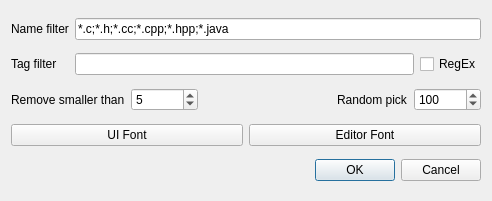
<?xml version="1.0" encoding="UTF-8"?>
<ui version="4.0">
 <class>DlgSettings</class>
 <widget class="QDialog" name="DlgSettings">
  <property name="geometry">
   <rect>
    <x>0</x>
    <y>0</y>
    <width>492</width>
    <height>201</height>
   </rect>
  </property>
  <property name="windowTitle">
   <string>Settings</string>
  </property>
  <layout class="QGridLayout" name="gridLayout">
   <item row="0" column="0">
    <widget class="QLabel" name="label">
     <property name="text">
      <string>Name filter</string>
     </property>
    </widget>
   </item>
   <item row="0" column="1">
    <widget class="QLineEdit" name="leNameFilter">
     <property name="text">
      <string>*.c;*.h;*.cc;*.cpp;*.hpp;*.java</string>
     </property>
    </widget>
   </item>
   <item row="1" column="0">
    <widget class="QLabel" name="label_2">
     <property name="text">
      <string>Tag filter</string>
     </property>
    </widget>
   </item>
   <item row="1" column="1">
    <layout class="QHBoxLayout" name="horizontalLayout">
     <item>
      <widget class="QLineEdit" name="leTagFilter"/>
     </item>
     <item>
      <widget class="QCheckBox" name="cbRegEx">
       <property name="text">
        <string>RegEx</string>
       </property>
      </widget>
     </item>
    </layout>
   </item>
   <item row="2" column="0" colspan="2">
    <layout class="QHBoxLayout" name="horizontalLayout_3">
     <item>
      <widget class="QLabel" name="label_4">
       <property name="text">
        <string>Remove smaller than</string>
       </property>
      </widget>
     </item>
     <item>
      <widget class="QSpinBox" name="sbRemoveSmallSize">
       <property name="maximum">
        <number>999999</number>
       </property>
       <property name="value">
        <number>5</number>
       </property>
      </widget>
     </item>
     <item>
      <spacer name="horizontalSpacer">
       <property name="orientation">
        <enum>Qt::Horizontal</enum>
       </property>
       <property name="sizeHint" stdset="0">
        <size>
         <width>40</width>
         <height>20</height>
        </size>
       </property>
      </spacer>
     </item>
     <item>
      <widget class="QLabel" name="label_3">
       <property name="text">
        <string>Random pick</string>
       </property>
      </widget>
     </item>
     <item>
      <widget class="QSpinBox" name="sbRandomPickSize">
       <property name="maximum">
        <number>999999</number>
       </property>
       <property name="value">
        <number>100</number>
       </property>
      </widget>
     </item>
    </layout>
   </item>
   <item row="3" column="0" colspan="2">
    <layout class="QHBoxLayout" name="horizontalLayout_2">
     <item>
      <widget class="QPushButton" name="btUIFont">
       <property name="text">
        <string>UI Font</string>
       </property>
      </widget>
     </item>
     <item>
      <widget class="QPushButton" name="btEditorFont">
       <property name="text">
        <string>Editor Font</string>
       </property>
      </widget>
     </item>
    </layout>
   </item>
   <item row="4" column="1">
    <widget class="QDialogButtonBox" name="buttonBox">
     <property name="orientation">
      <enum>Qt::Horizontal</enum>
     </property>
     <property name="standardButtons">
      <set>QDialogButtonBox::Cancel|QDialogButtonBox::Ok</set>
     </property>
    </widget>
   </item>
  </layout>
 </widget>
 <resources/>
 <connections>
  <connection>
   <sender>buttonBox</sender>
   <signal>accepted()</signal>
   <receiver>DlgSettings</receiver>
   <slot>accept()</slot>
   <hints>
    <hint type="sourcelabel">
     <x>248</x>
     <y>254</y>
    </hint>
    <hint type="destinationlabel">
     <x>157</x>
     <y>274</y>
    </hint>
   </hints>
  </connection>
  <connection>
   <sender>buttonBox</sender>
   <signal>rejected()</signal>
   <receiver>DlgSettings</receiver>
   <slot>reject()</slot>
   <hints>
    <hint type="sourcelabel">
     <x>316</x>
     <y>260</y>
    </hint>
    <hint type="destinationlabel">
     <x>286</x>
     <y>274</y>
    </hint>
   </hints>
  </connection>
 </connections>
</ui>
